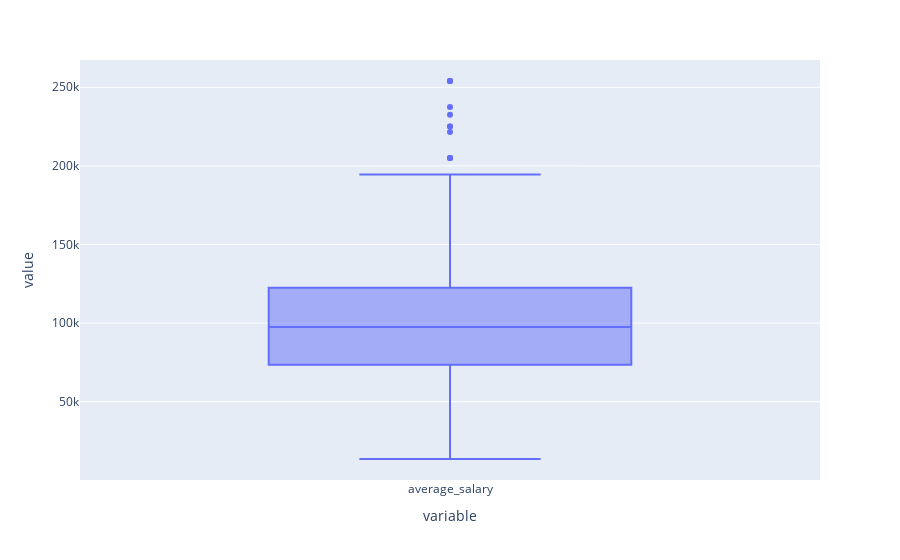

The notebook cell saved with this chart:
### Markdown cell above
The seniority level is not mentioned clearly in most of the cases. Our data does not have an experiene column to do further analysis on how this seniority is split.

### Code cell
fig = px.box(data_numerical['average_salary'])
fig.show()

### Figure 1 — Plotly figure (JSON) as saved in the notebook; plotly's stock layout.template omitted (floating-point values rounded to 4 significant figures; data arrays with more than 128 entries replaced by an {"elided": "..."} marker saying what was removed)
{"data": [{"alignmentgroup": "True", "hovertemplate": "variable=%{x}<br>value=%{y}<extra></extra>", "legendgroup": "", "marker": {"color": "#636efa"}, "name": "", "notched": false, "offsetgroup": "", "orientation": "v", "showlegend": false, "type": "box", "x": {"elided": "742 str values"}, "x0": " ", "xaxis": "x", "y": {"elided": "742 int values"}, "y0": " ", "yaxis": "y"}], "layout": {"boxmode": "group", "legend": {"tracegroupgap": 0}, "margin": {"t": 60}, "xaxis": {"anchor": "y", "domain": [0, 1], "title": {"text": "variable"}}, "yaxis": {"anchor": "x", "domain": [0, 1], "title": {"text": "value"}}}}
